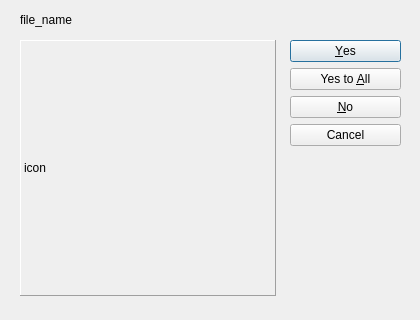
<?xml version="1.0" encoding="UTF-8"?>
<ui version="4.0">
 <class>ConfirmDelete</class>
 <widget class="QDialog" name="ConfirmDelete">
  <property name="geometry">
   <rect>
    <x>0</x>
    <y>0</y>
    <width>420</width>
    <height>320</height>
   </rect>
  </property>
  <property name="sizePolicy">
   <sizepolicy hsizetype="Preferred" vsizetype="Preferred">
    <horstretch>0</horstretch>
    <verstretch>0</verstretch>
   </sizepolicy>
  </property>
  <property name="minimumSize">
   <size>
    <width>420</width>
    <height>320</height>
   </size>
  </property>
  <property name="maximumSize">
   <size>
    <width>420</width>
    <height>320</height>
   </size>
  </property>
  <property name="windowTitle">
   <string>Dialog</string>
  </property>
  <widget class="QDialogButtonBox" name="buttonBox">
   <property name="geometry">
    <rect>
     <x>290</x>
     <y>40</y>
     <width>111</width>
     <height>131</height>
    </rect>
   </property>
   <property name="layoutDirection">
    <enum>Qt::LeftToRight</enum>
   </property>
   <property name="orientation">
    <enum>Qt::Vertical</enum>
   </property>
   <property name="standardButtons">
    <set>QDialogButtonBox::Cancel|QDialogButtonBox::No|QDialogButtonBox::Yes|QDialogButtonBox::YesToAll</set>
   </property>
  </widget>
  <widget class="QLabel" name="pixmap">
   <property name="geometry">
    <rect>
     <x>20</x>
     <y>40</y>
     <width>256</width>
     <height>256</height>
    </rect>
   </property>
   <property name="frameShape">
    <enum>QFrame::Panel</enum>
   </property>
   <property name="frameShadow">
    <enum>QFrame::Raised</enum>
   </property>
   <property name="text">
    <string>icon</string>
   </property>
  </widget>
  <widget class="QLabel" name="file_name">
   <property name="geometry">
    <rect>
     <x>20</x>
     <y>10</y>
     <width>381</width>
     <height>20</height>
    </rect>
   </property>
   <property name="mouseTracking">
    <bool>false</bool>
   </property>
   <property name="text">
    <string>file_name</string>
   </property>
   <property name="textInteractionFlags">
    <set>Qt::LinksAccessibleByMouse|Qt::TextSelectableByMouse</set>
   </property>
  </widget>
 </widget>
 <tabstops>
  <tabstop>buttonBox</tabstop>
 </tabstops>
 <resources/>
 <connections>
  <connection>
   <sender>buttonBox</sender>
   <signal>accepted()</signal>
   <receiver>ConfirmDelete</receiver>
   <slot>accept()</slot>
   <hints>
    <hint type="sourcelabel">
     <x>400</x>
     <y>124</y>
    </hint>
    <hint type="destinationlabel">
     <x>157</x>
     <y>274</y>
    </hint>
   </hints>
  </connection>
  <connection>
   <sender>buttonBox</sender>
   <signal>rejected()</signal>
   <receiver>ConfirmDelete</receiver>
   <slot>reject()</slot>
   <hints>
    <hint type="sourcelabel">
     <x>400</x>
     <y>130</y>
    </hint>
    <hint type="destinationlabel">
     <x>286</x>
     <y>274</y>
    </hint>
   </hints>
  </connection>
 </connections>
</ui>
